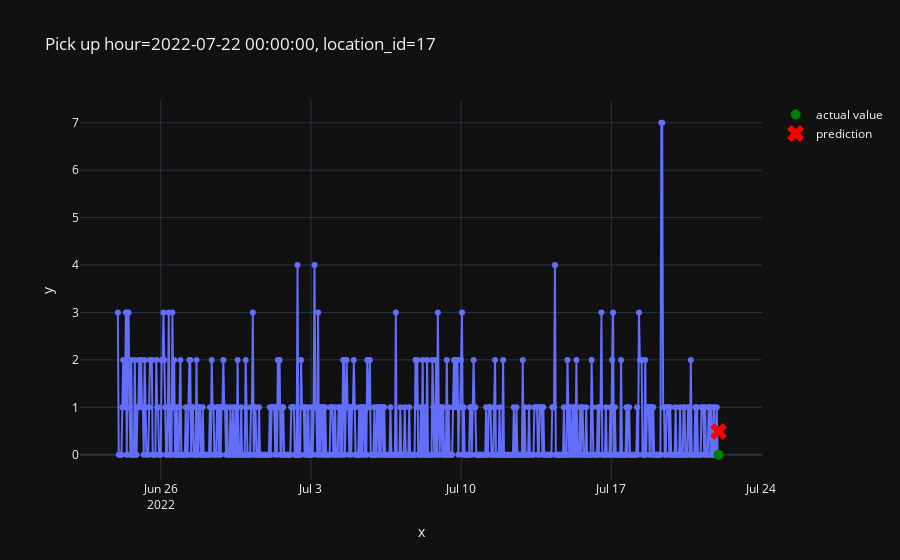

Write notebook code for a chart like this one.
### Code cell
from src.plot import plot_one_sample

plot_one_sample(
    features=X_test,
    targets=y_test,
    example_id=2979,
    predictions=pd.Series(predictions)
)

### Figure 1 — Plotly figure (JSON) as saved in the notebook; plotly's stock layout.template omitted (floating-point values rounded to 4 significant figures; data arrays with more than 128 entries replaced by an {"elided": "..."} marker saying what was removed)
{"data": [{"hovertemplate": "x=%{x}<br>y=%{y}<extra></extra>", "legendgroup": "", "line": {"color": "#636efa", "dash": "solid"}, "marker": {"symbol": "circle"}, "mode": "lines+markers", "name": "", "orientation": "v", "showlegend": false, "type": "scatter", "x": {"elided": "673 str values"}, "xaxis": "x", "y": {"elided": "673 int values"}, "yaxis": "y"}, {"line": {"color": "green"}, "marker": {"size": 10}, "mode": "markers", "name": "actual value", "type": "scatter", "x": ["2022-07-22T00:00:00"], "y": [0]}, {"line": {"color": "red"}, "marker": {"size": 15, "symbol": "x"}, "mode": "markers", "name": "prediction", "type": "scatter", "x": ["2022-07-22T00:00:00"], "y": [0.4899]}], "layout": {"legend": {"tracegroupgap": 0}, "title": {"text": "Pick up hour=2022-07-22 00:00:00, location_id=17"}, "xaxis": {"anchor": "y", "domain": [0, 1], "title": {"text": "x"}}, "yaxis": {"anchor": "x", "domain": [0, 1], "title": {"text": "y"}}}}
